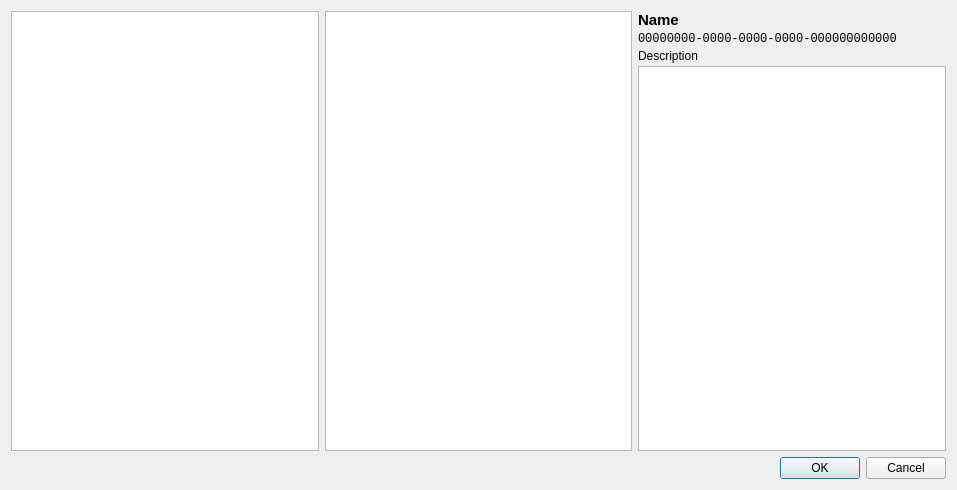
<?xml version="1.0" encoding="UTF-8"?>
<ui version="4.0">
 <class>librepcb::library::editor::SymbolChooserDialog</class>
 <widget class="QDialog" name="librepcb::library::editor::SymbolChooserDialog">
  <property name="windowModality">
   <enum>Qt::ApplicationModal</enum>
  </property>
  <property name="geometry">
   <rect>
    <x>0</x>
    <y>0</y>
    <width>957</width>
    <height>490</height>
   </rect>
  </property>
  <property name="windowTitle">
   <string>Choose Symbol</string>
  </property>
  <property name="modal">
   <bool>true</bool>
  </property>
  <layout class="QVBoxLayout" name="verticalLayout">
   <item>
    <layout class="QHBoxLayout" name="horizontalLayout" stretch="1,1,1">
     <item>
      <widget class="QTreeView" name="treeCategories">
       <property name="editTriggers">
        <set>QAbstractItemView::NoEditTriggers</set>
       </property>
      </widget>
     </item>
     <item>
      <widget class="QListWidget" name="listSymbols">
       <property name="minimumSize">
        <size>
         <width>0</width>
         <height>0</height>
        </size>
       </property>
       <property name="sortingEnabled">
        <bool>true</bool>
       </property>
      </widget>
     </item>
     <item>
      <layout class="QVBoxLayout" name="verticalLayout_2">
       <property name="spacing">
        <number>3</number>
       </property>
       <item>
        <widget class="QLabel" name="lblSymbolName">
         <property name="font">
          <font>
           <pointsize>11</pointsize>
           <weight>75</weight>
           <bold>true</bold>
          </font>
         </property>
         <property name="text">
          <string>Name</string>
         </property>
        </widget>
       </item>
       <item>
        <widget class="QLabel" name="lblSymbolUuid">
         <property name="font">
          <font>
           <family>Liberation Mono</family>
          </font>
         </property>
         <property name="text">
          <string notr="true">00000000-0000-0000-0000-000000000000</string>
         </property>
         <property name="textInteractionFlags">
          <set>Qt::LinksAccessibleByMouse|Qt::TextSelectableByMouse</set>
         </property>
        </widget>
       </item>
       <item>
        <widget class="QLabel" name="lblSymbolDescription">
         <property name="text">
          <string>Description</string>
         </property>
         <property name="wordWrap">
          <bool>true</bool>
         </property>
         <property name="textInteractionFlags">
          <set>Qt::LinksAccessibleByMouse|Qt::TextSelectableByMouse</set>
         </property>
        </widget>
       </item>
       <item>
        <widget class="GraphicsView" name="graphicsView">
         <property name="verticalScrollBarPolicy">
          <enum>Qt::ScrollBarAlwaysOff</enum>
         </property>
         <property name="horizontalScrollBarPolicy">
          <enum>Qt::ScrollBarAlwaysOff</enum>
         </property>
        </widget>
       </item>
      </layout>
     </item>
    </layout>
   </item>
   <item>
    <widget class="QDialogButtonBox" name="buttonBox_2">
     <property name="orientation">
      <enum>Qt::Horizontal</enum>
     </property>
     <property name="standardButtons">
      <set>QDialogButtonBox::Cancel|QDialogButtonBox::Ok</set>
     </property>
    </widget>
   </item>
  </layout>
 </widget>
 <customwidgets>
  <customwidget>
   <class>GraphicsView</class>
   <extends>QGraphicsView</extends>
   <header location="global">librepcb/common/graphics/graphicsview.h</header>
  </customwidget>
 </customwidgets>
 <resources/>
 <connections>
  <connection>
   <sender>buttonBox_2</sender>
   <signal>accepted()</signal>
   <receiver>librepcb::library::editor::SymbolChooserDialog</receiver>
   <slot>accept()</slot>
   <hints>
    <hint type="sourcelabel">
     <x>810</x>
     <y>422</y>
    </hint>
    <hint type="destinationlabel">
     <x>696</x>
     <y>443</y>
    </hint>
   </hints>
  </connection>
  <connection>
   <sender>buttonBox_2</sender>
   <signal>rejected()</signal>
   <receiver>librepcb::library::editor::SymbolChooserDialog</receiver>
   <slot>reject()</slot>
   <hints>
    <hint type="sourcelabel">
     <x>901</x>
     <y>425</y>
    </hint>
    <hint type="destinationlabel">
     <x>919</x>
     <y>443</y>
    </hint>
   </hints>
  </connection>
 </connections>
</ui>
